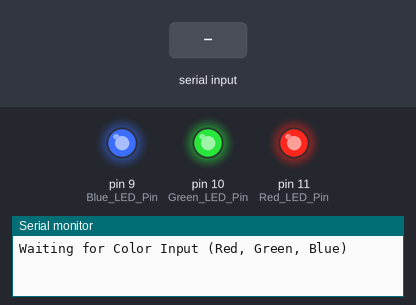
This sketch was run on a simulated Arduino Uno, built with avr-gcc and run on an emulated ATmega328P. Shown: output pins drawn as LEDs (lit = HIGH), the last lines printed to the serial monitor. The test bench sets the inputs (shaded band).

Above: at 1.2 s.
1.3 s: "RED" received over Serial
At 3.5 s:
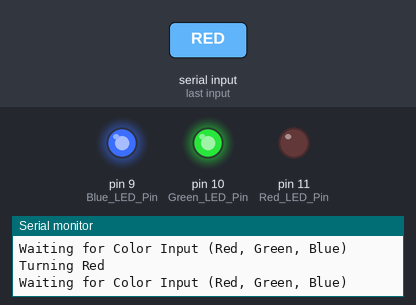
3.8 s: "GREEN" received over Serial
At 5.5 s:
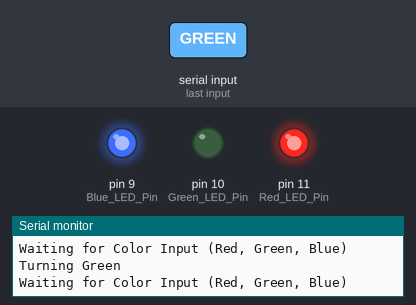
6.3 s: "BLUE" received over Serial
At 8.6 s:
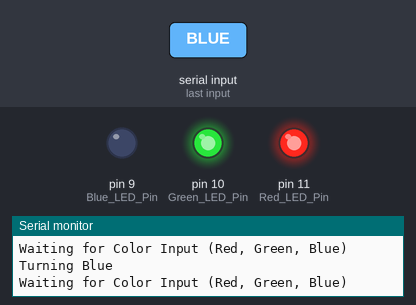
Timing chart, 0 to 10.1 s (numbered marks = the images above; inputs shaded):
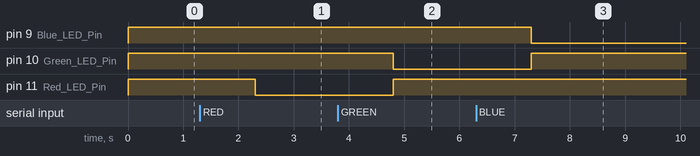

Measured:
- after the input at 1.3 s, pin 11 (Red_LED_Pin): HIGH → LOW after 1.0 s
- after the input at 3.8 s, pin 10 (Green_LED_Pin): HIGH → LOW after 1.0 s; pin 11 (Red_LED_Pin): LOW → HIGH after 1.0 s
- after the input at 6.3 s, pin 9 (Blue_LED_Pin): HIGH → LOW after 1.0 s; pin 10 (Green_LED_Pin): LOW → HIGH after 1.0 s

The sketch:

L2_exercise4.ino
```cpp
String serialString = String(6);
void setup() {
  Serial.begin(115200);
  pinMode(9, OUTPUT); // Blue LED Pin
  pinMode(10, OUTPUT);  // Green LED Pin
  pinMode(11, OUTPUT);  // Red LED Pin
  digitalWrite(9, HIGH);
  digitalWrite(10, HIGH);
  digitalWrite(11, HIGH);
}

void loop() {
  // put your main code here, to run repeatedly:
  Serial.println("Waiting for Color Input (Red, Green, Blue)");
  while (Serial.available() == 0) {}
  serialString = Serial.readString();
  serialString.toUpperCase();
  serialString.trim();
  if (serialString.equals("RED")) {
    digitalWrite(9, HIGH);
    digitalWrite(10, HIGH);
    digitalWrite(11, LOW);
    Serial.println("Turning Red");
  } else if (serialString.equals("GREEN")) {
    digitalWrite(9, HIGH);
    digitalWrite(10, LOW);
    digitalWrite(11, HIGH);
    Serial.println("Turning Green");
  } else if (serialString.equals("BLUE")) {
    digitalWrite(9, LOW);
    digitalWrite(10, HIGH);
    digitalWrite(11, HIGH);
    Serial.println("Turning Blue");
  } else {
    Serial.println("Invalid input please try again.");
  }
}
```
